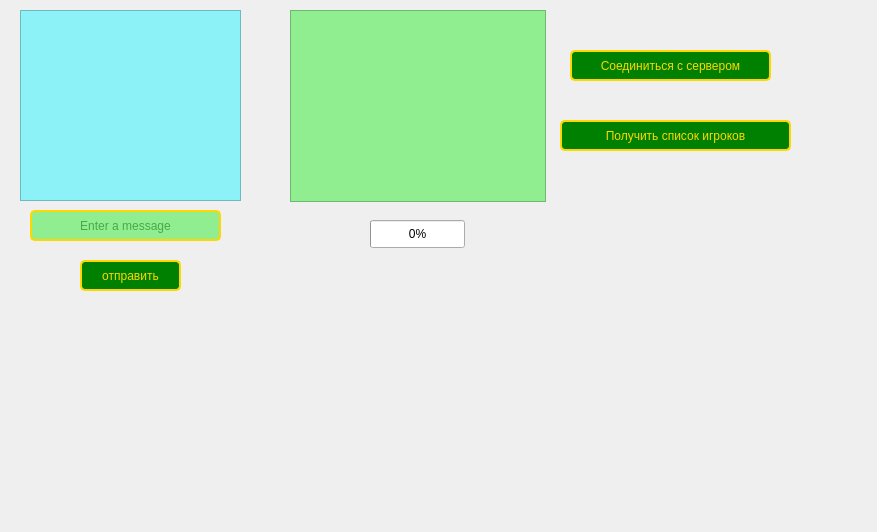
<?xml version="1.0" encoding="UTF-8"?>
<ui version="4.0">
 <class>MainWindow</class>
 <widget class="QMainWindow" name="MainWindow">
  <property name="geometry">
   <rect>
    <x>0</x>
    <y>0</y>
    <width>877</width>
    <height>532</height>
   </rect>
  </property>
  <property name="windowTitle">
   <string>Leaderboard</string>
  </property>
  <property name="windowIcon">
   <iconset resource="resource.qrc">
    <normaloff>:/image/icon.png</normaloff>:/image/icon.png</iconset>
  </property>
  <property name="styleSheet">
   <string notr="true">QWidget#centralwidget
{
border-image: url(:/image/table.jpg) 0 0 0 0 stretch stretch;
}
QPushButton {
    background-color: green;
    border: 2px solid gold; 
    color: gold; 
    padding: 5px 10px; 
    border-radius: 5px; 
}

QPushButton:hover {
    background-color: darkgreen; 
    color: white; 
}

QLineEdit {
    background-color: lightgreen; 
    border: 2px solid gold; 
    color: darkgreen; 
    padding: 5px; 
    border-radius: 5px; 
}
QLineEdit:focus {
    border-color: darkgoldenrod; 
}
QTableView
{
    background-color: lightgreen; 

}
QTextBrowser {
    background-color: #8DF1F8;
    color: black; 
    font-family: Arial, sans-serif; 
    font-size: 14px; 
    line-height: 1.5; 
    padding: 10px; 
}

QTextBrowser::hover {
    background-color: #E0E0E0; 
}</string>
  </property>
  <widget class="QWidget" name="centralwidget">
   <widget class="QPushButton" name="pushButton">
    <property name="geometry">
     <rect>
      <x>570</x>
      <y>50</y>
      <width>201</width>
      <height>31</height>
     </rect>
    </property>
    <property name="text">
     <string>Соединиться с сервером</string>
    </property>
   </widget>
   <widget class="QTableView" name="tableView">
    <property name="geometry">
     <rect>
      <x>290</x>
      <y>10</y>
      <width>256</width>
      <height>192</height>
     </rect>
    </property>
   </widget>
   <widget class="QProgressBar" name="progressBar">
    <property name="geometry">
     <rect>
      <x>370</x>
      <y>220</y>
      <width>95</width>
      <height>28</height>
     </rect>
    </property>
    <property name="value">
     <number>0</number>
    </property>
   </widget>
   <widget class="QTextBrowser" name="textBrowser">
    <property name="geometry">
     <rect>
      <x>20</x>
      <y>10</y>
      <width>221</width>
      <height>191</height>
     </rect>
    </property>
   </widget>
   <widget class="QPushButton" name="pushButton_3">
    <property name="geometry">
     <rect>
      <x>80</x>
      <y>260</y>
      <width>101</width>
      <height>31</height>
     </rect>
    </property>
    <property name="text">
     <string>отправить</string>
    </property>
   </widget>
   <widget class="QLineEdit" name="lineEdit">
    <property name="geometry">
     <rect>
      <x>30</x>
      <y>210</y>
      <width>191</width>
      <height>31</height>
     </rect>
    </property>
    <property name="alignment">
     <set>Qt::AlignCenter</set>
    </property>
    <property name="dragEnabled">
     <bool>false</bool>
    </property>
    <property name="placeholderText">
     <string>Enter a message</string>
    </property>
   </widget>
   <widget class="QPushButton" name="pushButton_2">
    <property name="geometry">
     <rect>
      <x>560</x>
      <y>120</y>
      <width>231</width>
      <height>31</height>
     </rect>
    </property>
    <property name="text">
     <string>Получить список игроков</string>
    </property>
   </widget>
  </widget>
 </widget>
 <resources>
  <include location="resource.qrc"/>
 </resources>
 <connections/>
</ui>
